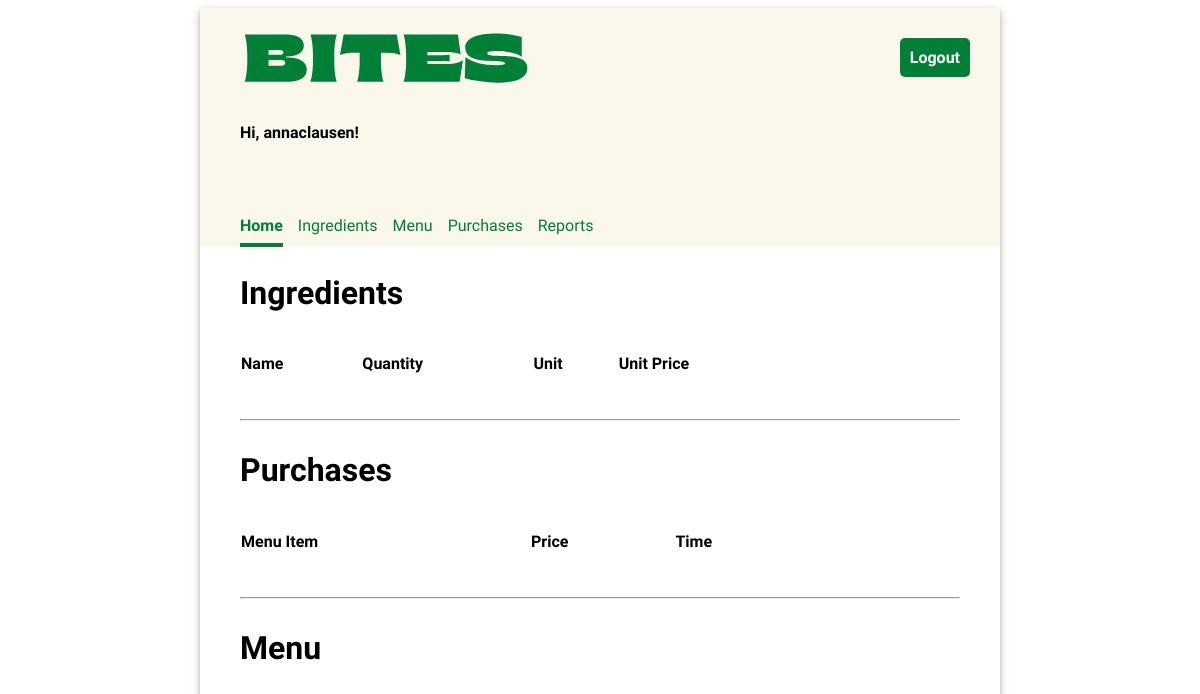
Page / (signed in) on the earlier database version.
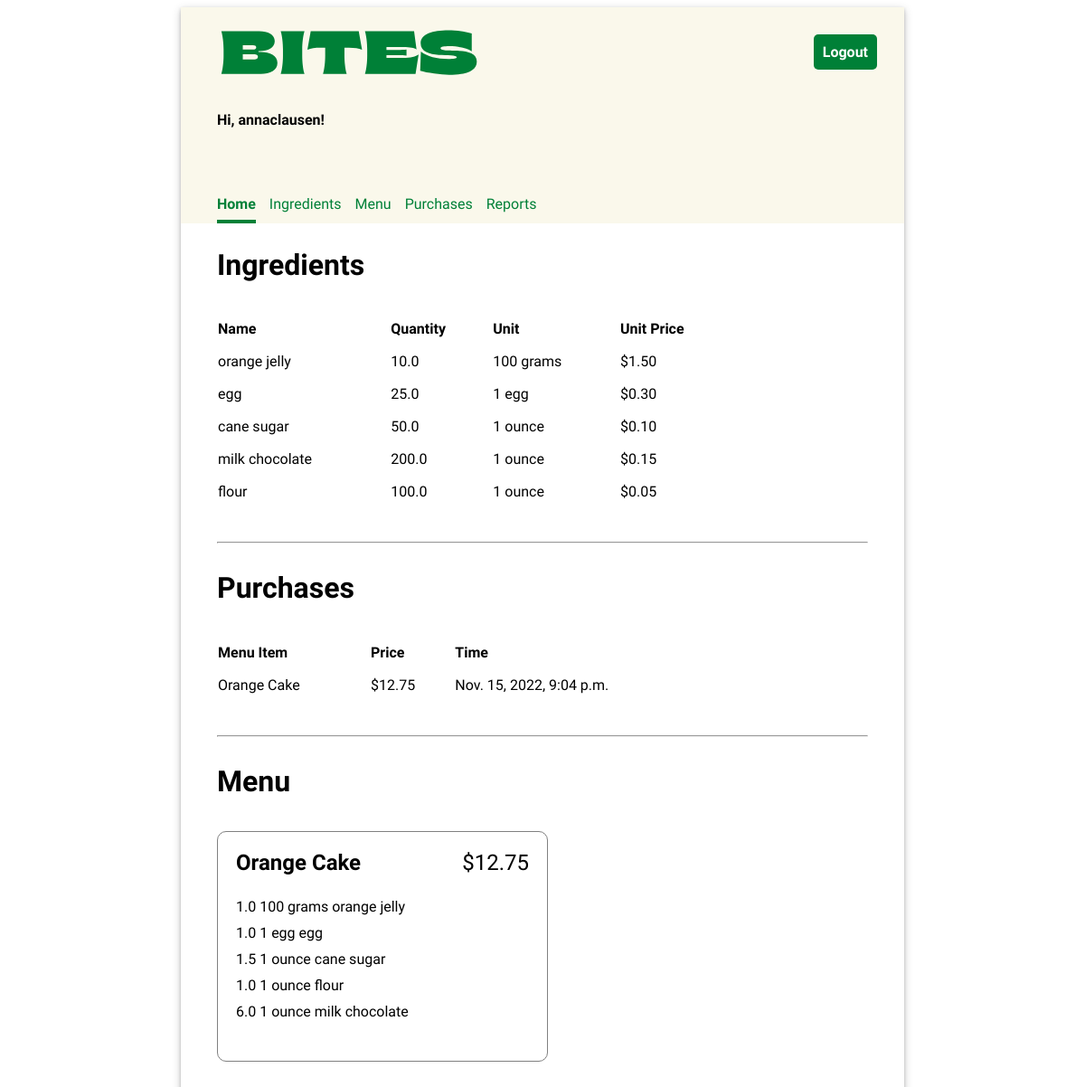
Same page on the later database version.
### inventory/models.py (models this page shows, shortened)
class Ingredient(models.Model):
    name = models.CharField(max_length=200, unique=True)
    quantity = models.FloatField(default=0)
    unit = models.CharField(max_length=200)
    price_per_unit = models.FloatField(default=0)

class Purchase(models.Model):
    menu_item = models.ForeignKey(MenuItem, on_delete=models.CASCADE)
    timestamp = models.DateTimeField(auto_now_add=True)

class MenuItem(models.Model):
    title = models.CharField(max_length=200, unique=True)
    price = models.FloatField(default=0.00)

class RecipeRequirement(models.Model):
    menu_item = models.ForeignKey(MenuItem, on_delete=models.CASCADE)
    ingredient = models.ForeignKey(Ingredient, on_delete=models.CASCADE)
    quantity = models.FloatField(default=0)

### inventory/views.py (the view)
# urls.py: path('', views.HomeView.as_view(), name='home'),
class HomeView(LoginRequiredMixin, TemplateView):
    template_name = "inventory/home.html"
    def get_context_data(self, **kwargs):
        context = super().get_context_data(**kwargs)
        context["ingredients"] = Ingredient.objects.all()
        context["menu_items"] = MenuItem.objects.all()
        context["purchases"] = Purchase.objects.all()
        return context

### inventory/templates/inventory/home.html (shortened to what this page needs)
{% extends 'base.html' %}
{% load static %}
{% block content %}
    <div class="home">
        <div>
            <h2>Ingredients</h2>
            <table class="inventory-table">
                <thead>
                    <tr>
                        <th>Name</th>
                        <th>Quantity</th>
                        <th>Unit</th>
                        <th>Unit Price</th>
                    </tr>
                </thead>
                <tbody>
                {% for ingredient in ingredients %}
                    <tr>
                        <td>{{ ingredient.name }}</td>
                        <td>{{ ingredient.quantity }}</td>
                        <td>{{ ingredient.unit }}</td>
                        <td class="price">${{ ingredient.price_per_unit|stringformat:".2f" }}</td>
                    </tr>
                {% endfor %}
                </tbody>
            </table>
        </div>
        <hr/>
        <div>
            <h2>Purchases</h2>
            <table class="inventory-table">
                <thead>
                    <tr>
                        <th>Menu Item</th>
                        <th>Price</th>
                        <th>Time</th>
                    </tr>
                </thead>
                <tbody>
                {% for purchase in purchases %}
                    <tr>
                        <td>{{ purchase.menu_item.title }}</td>
                        <td class="price">${{ purchase.menu_item.price|stringformat:".2f" }}</td>
                        <td>{{ purchase.timestamp }}</td>
                    </tr>
                {% endfor %}
                </tbody>
            </table>
        </div>
        <hr/>
        <div>
            <h2>Menu</h2>
            <ul class="menu-items">
            {% for menu_item in menu_items %}
                <li>
                    <div class="menu-item-header">
                        <div class="menu-item-title">{{ menu_item.title }}</div>
                        <div class="menu-item-price">${{ menu_item.price|stringformat:".2f" }}</div>
                    </div>
                    <ul class="menu-item-ingredients">
                        {% for recipe_requirement in menu_item.reciperequirement_set.all %}
                        <li>{{ recipe_requirement.quantity }} {{recipe_requirement.ingredient.unit }} {{ recipe_requirement.ingredient.name }}</li>
                        {% endfor %}
                    </ul>
                </li>
            {% endfor %}
            </ul>
        </div>
    </div>
{% endblock %}

### inventory/templates/base.html (shortened to what this page needs)
{% load static %}
<!DOCTYPE html>
<html>
<head>
  <link rel="stylesheet" type="text/css" href="{% static 'inventory/style.css' %}" />
</head>
<body>
  <div class="app">
  <header>
    <div class="header-first-row">
      <img src="{% static 'inventory/bites-logo.svg' %}" />
      {% if user.is_authenticated %}
      <a class="logout" href="/logout">Logout</a>
      {% endif %}
    </div>
    {% if user.is_authenticated %}
      <p class="greeting">Hi, {{ user.username }}!</p>
      <nav class="navbar">
        {% url 'home' as home_url %}
        {% url 'ingredients' as ingredients_url %}
        {% url 'menu' as menu_url %}
        {% url 'purchases' as purchases_url %}
        {% url 'reports' as reports_url %}
        <a class="nav-item{% if request.path == home_url %} current-page{% endif %}" href="{% url 'home' %}">Home</a>
        <a class="nav-item{% if request.path == ingredients_url %} current-page{% endif %}" href="{% url 'ingredients' %}">Ingredients</a>
        <a class="nav-item{% if request.path == menu_url %} current-page{% endif %}" href="{% url 'menu' %}">Menu</a>
        <a class="nav-item{% if request.path == purchases_url %} current-page{% endif %}" href="{% url 'purchases' %}">Purchases</a>
        <a class="nav-item{% if request.path == reports_url %} current-page{% endif %}" href="{% url 'reports' %}">Reports</a>
      </nav>
    {% endif %}
  </header>
  <main>
    {% block content %}{% endblock %}
  </main>
  </div>
</body>
</html>

### inventory/static/inventory/style.css (style rules this page uses)
body { font-family: 'Oxygen', sans-serif; }
hr { margin: 30px 0; }
header { background-color: #FAF8EB; min-height: 200px; display: flex; align-items: center; flex-direction: column; align-items: flex-start; padding-left: 40px; }
main { display: flex; flex-direction: column; padding: 0 40px 20px 40px; justify-content: center; }
main h2 { font-size: 2em; }
.app { min-width: 800px; max-width: 60%; margin: 0 auto; box-shadow: 0 2px 4px 0 rgba(0, 0, 0, 0.2), 0 3px 10px 0 rgba(0, 0, 0, 0.19); }
header p { font-weight: bold; }
.navbar { margin-top: 50px; display: flex; width: 100%; }
.navbar a { text-decoration: none; padding: 8px 0; color: #008037; margin-right: 15px; }
.navbar a:hover, .navbar .current-page { border-bottom: solid 4px #008037; border-spacing: 0 15px; font-weight: bold; }
main table { text-align: left; border-collapse: separate; border-spacing: 0 15px; width: 80%; }
.header-first-row { width: 100%; display: flex; justify-content: space-between; }
.logout { height: max-content; text-align: center; text-decoration: none; border: 0px; background-color: #008037; border-radius: 5px; color: white; padding: 10px; font-weight: bold; margin: 30px; font-size: 1em; }
.menu-items { display: flex; flex-wrap: wrap; padding: 0; justify-content: space-between; }
.menu-items * { padding: 0; }
.menu-items > li { display: flex; flex-direction: column; padding: 20px; border: 1px solid grey; margin: 10px 0; border-radius: 10px; justify-content: left; flex-basis: 45%; }
.menu-items, .menu-items ul { list-style-type: none; }
.menu-item-header { display: flex; flex-direction: row; justify-content: space-between; font-size: 1.5em; }
.menu-item-title { font-weight: bold; }
.menu-item-ingredients { padding: 20px 0; }
.menu-item-ingredients * { padding: 5px 0; }
a { text-decoration: none; color: #008037; }

Differences in the rows shown:
added Ingredient: name "orange jelly", quantity "10.0", unit "100 grams", price_per_unit "1.50"
added Ingredient: name "egg", quantity "25.0", unit "1 egg", price_per_unit "0.30"
added Ingredient: name "cane sugar", quantity "50.0", unit "1 ounce", price_per_unit "0.10"
added Ingredient: name "milk chocolate", quantity "200.0", unit "1 ounce", price_per_unit "0.15"
added Ingredient: name "flour", quantity "100.0", unit "1 ounce", price_per_unit "0.05"
added Purchase: menu_item "Orange Cake", menu_item.price "12.75", timestamp "Nov. 15, 2022, 9:04 p.m."
added MenuItem: title "Orange Cake", price "12.75"
added RecipeRequirement: quantity "1.0", ingredient.unit "100 grams", ingredient.name "orange jelly"
added RecipeRequirement: quantity "1.0", ingredient.unit "1 egg", ingredient.name "egg"
added RecipeRequirement: quantity "1.5", ingredient.unit "1 ounce", ingredient.name "cane sugar"
added RecipeRequirement: quantity "1.0", ingredient.unit "1 ounce", ingredient.name "flour"
added RecipeRequirement: quantity "6.0", ingredient.unit "1 ounce", ingredient.name "milk chocolate"
